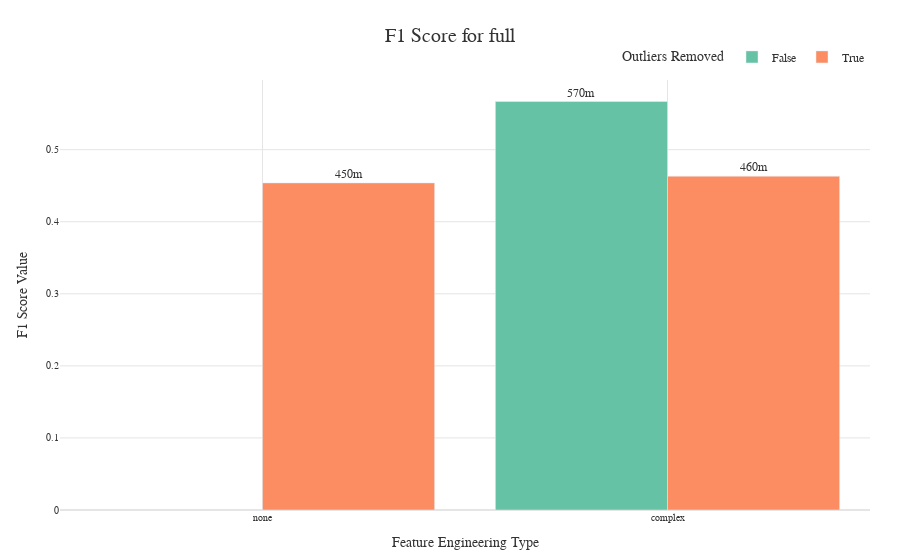
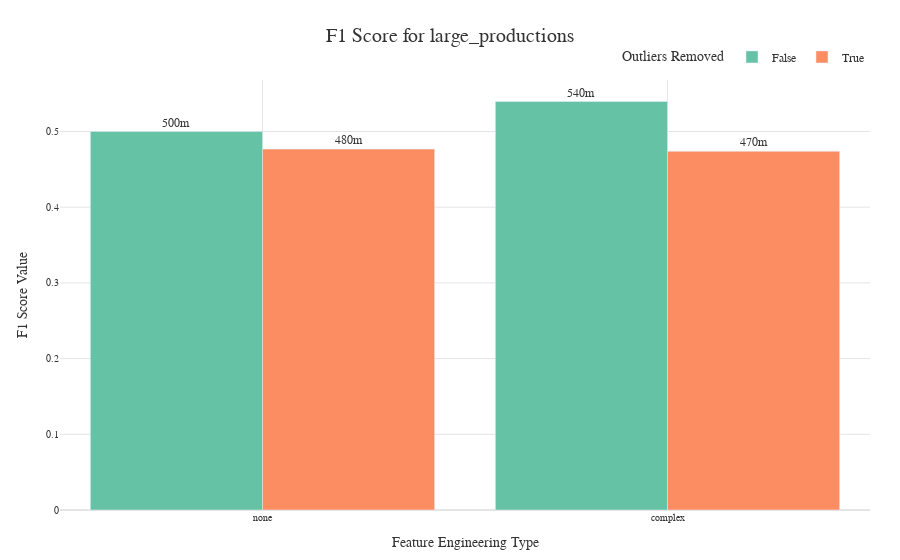
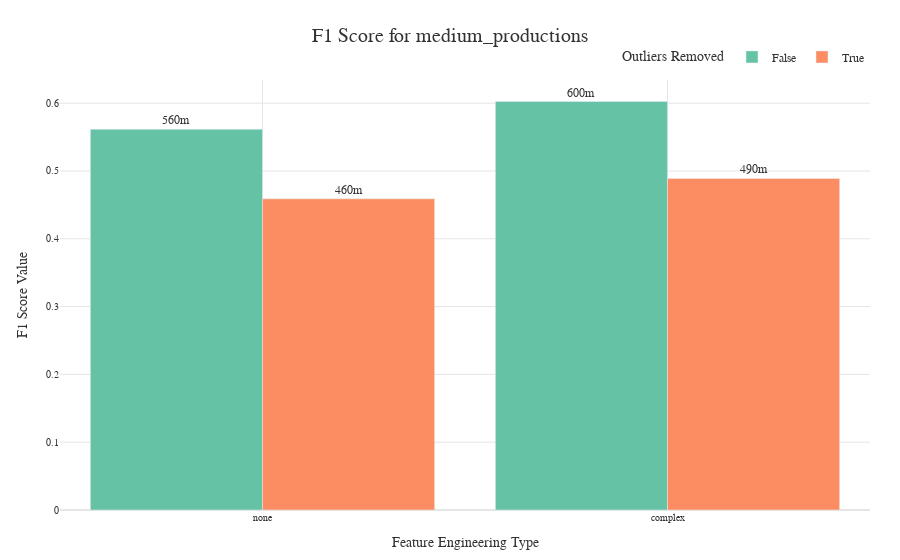
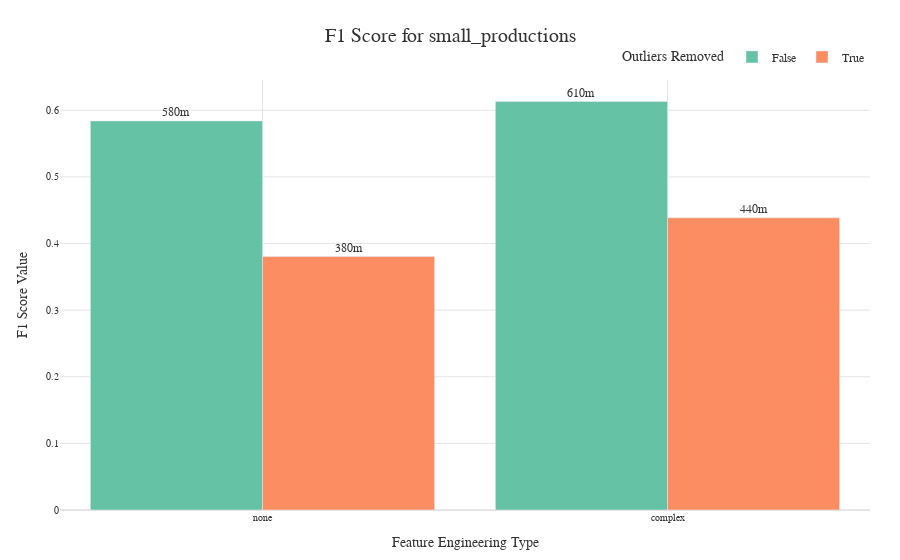

The code cell stored with these charts, in order, in its notebook:
### Code cell
plot_one_metric_of_different_datasets_per_feature_engineering_outliers_with_plotly(experiment_df, problem_type='multi_class_classification', metric='F1 Score', metric_agg='max')

### Figure 1 — Plotly figure (JSON) as saved in the notebook; plotly's stock layout.template omitted (floating-point values rounded to 4 significant figures)
{"data": [{"alignmentgroup": "True", "hovertemplate": "Outliers Removed=False<br>Feature Engineering Type=%{x}<br>F1 Score Value=%{text}<extra></extra>", "legendgroup": "False", "marker": {"color": "#66C2A5", "pattern": {"shape": ""}}, "name": "False", "offsetgroup": "False", "orientation": "v", "showlegend": true, "text": [0.5668], "textposition": "outside", "texttemplate": "%{text:.2s}", "type": "bar", "x": ["complex"], "xaxis": "x", "y": [0.5668], "yaxis": "y"}, {"alignmentgroup": "True", "hovertemplate": "Outliers Removed=True<br>Feature Engineering Type=%{x}<br>F1 Score Value=%{text}<extra></extra>", "legendgroup": "True", "marker": {"color": "#FC8D62", "pattern": {"shape": ""}}, "name": "True", "offsetgroup": "True", "orientation": "v", "showlegend": true, "text": [0.4631, 0.4539], "textposition": "outside", "texttemplate": "%{text:.2s}", "type": "bar", "x": ["complex", "none"], "xaxis": "x", "y": [0.4631, 0.4539], "yaxis": "y"}], "layout": {"bargap": 0.15, "barmode": "group", "font": {"color": "#333333", "family": "Arial", "size": 12}, "legend": {"orientation": "h", "title": {"text": "Outliers Removed"}, "tracegroupgap": 0, "x": 1, "xanchor": "right", "y": 1.02, "yanchor": "bottom"}, "margin": {"b": 50, "l": 60, "r": 30, "t": 80}, "plot_bgcolor": "white", "showlegend": true, "title": {"font": {"color": "#333333", "size": 20}, "text": "F1 Score for full", "x": 0.5, "xanchor": "center", "y": 0.95, "yanchor": "top"}, "xaxis": {"anchor": "y", "categoryarray": ["none", "complex"], "categoryorder": "array", "domain": [0, 1], "gridcolor": "#E5E5E5", "showgrid": true, "tickangle": 0, "tickfont": {"size": 10}, "title": {"text": "Feature Engineering Type"}}, "yaxis": {"anchor": "x", "domain": [0, 1], "gridcolor": "#E5E5E5", "showgrid": true, "tickfont": {"size": 10}, "title": {"text": "F1 Score Value"}, "type": "linear", "zeroline": true, "zerolinecolor": "#E5E5E5"}}}

### Figure 2 — Plotly figure (JSON) as saved in the notebook; plotly's stock layout.template omitted (floating-point values rounded to 4 significant figures)
{"data": [{"alignmentgroup": "True", "hovertemplate": "Outliers Removed=False<br>Feature Engineering Type=%{x}<br>F1 Score Value=%{text}<extra></extra>", "legendgroup": "False", "marker": {"color": "#66C2A5", "pattern": {"shape": ""}}, "name": "False", "offsetgroup": "False", "orientation": "v", "showlegend": true, "text": [0.5396, 0.5], "textposition": "outside", "texttemplate": "%{text:.2s}", "type": "bar", "x": ["complex", "none"], "xaxis": "x", "y": [0.5396, 0.5], "yaxis": "y"}, {"alignmentgroup": "True", "hovertemplate": "Outliers Removed=True<br>Feature Engineering Type=%{x}<br>F1 Score Value=%{text}<extra></extra>", "legendgroup": "True", "marker": {"color": "#FC8D62", "pattern": {"shape": ""}}, "name": "True", "offsetgroup": "True", "orientation": "v", "showlegend": true, "text": [0.4738, 0.4767], "textposition": "outside", "texttemplate": "%{text:.2s}", "type": "bar", "x": ["complex", "none"], "xaxis": "x", "y": [0.4738, 0.4767], "yaxis": "y"}], "layout": {"bargap": 0.15, "barmode": "group", "font": {"color": "#333333", "family": "Arial", "size": 12}, "legend": {"orientation": "h", "title": {"text": "Outliers Removed"}, "tracegroupgap": 0, "x": 1, "xanchor": "right", "y": 1.02, "yanchor": "bottom"}, "margin": {"b": 50, "l": 60, "r": 30, "t": 80}, "plot_bgcolor": "white", "showlegend": true, "title": {"font": {"color": "#333333", "size": 20}, "text": "F1 Score for large_productions", "x": 0.5, "xanchor": "center", "y": 0.95, "yanchor": "top"}, "xaxis": {"anchor": "y", "categoryarray": ["none", "complex"], "categoryorder": "array", "domain": [0, 1], "gridcolor": "#E5E5E5", "showgrid": true, "tickangle": 0, "tickfont": {"size": 10}, "title": {"text": "Feature Engineering Type"}}, "yaxis": {"anchor": "x", "domain": [0, 1], "gridcolor": "#E5E5E5", "showgrid": true, "tickfont": {"size": 10}, "title": {"text": "F1 Score Value"}, "type": "linear", "zeroline": true, "zerolinecolor": "#E5E5E5"}}}

### Figure 3 — Plotly figure (JSON) as saved in the notebook; plotly's stock layout.template omitted (floating-point values rounded to 4 significant figures)
{"data": [{"alignmentgroup": "True", "hovertemplate": "Outliers Removed=False<br>Feature Engineering Type=%{x}<br>F1 Score Value=%{text}<extra></extra>", "legendgroup": "False", "marker": {"color": "#66C2A5", "pattern": {"shape": ""}}, "name": "False", "offsetgroup": "False", "orientation": "v", "showlegend": true, "text": [0.6025, 0.5615], "textposition": "outside", "texttemplate": "%{text:.2s}", "type": "bar", "x": ["complex", "none"], "xaxis": "x", "y": [0.6025, 0.5615], "yaxis": "y"}, {"alignmentgroup": "True", "hovertemplate": "Outliers Removed=True<br>Feature Engineering Type=%{x}<br>F1 Score Value=%{text}<extra></extra>", "legendgroup": "True", "marker": {"color": "#FC8D62", "pattern": {"shape": ""}}, "name": "True", "offsetgroup": "True", "orientation": "v", "showlegend": true, "text": [0.489, 0.4589], "textposition": "outside", "texttemplate": "%{text:.2s}", "type": "bar", "x": ["complex", "none"], "xaxis": "x", "y": [0.489, 0.4589], "yaxis": "y"}], "layout": {"bargap": 0.15, "barmode": "group", "font": {"color": "#333333", "family": "Arial", "size": 12}, "legend": {"orientation": "h", "title": {"text": "Outliers Removed"}, "tracegroupgap": 0, "x": 1, "xanchor": "right", "y": 1.02, "yanchor": "bottom"}, "margin": {"b": 50, "l": 60, "r": 30, "t": 80}, "plot_bgcolor": "white", "showlegend": true, "title": {"font": {"color": "#333333", "size": 20}, "text": "F1 Score for medium_productions", "x": 0.5, "xanchor": "center", "y": 0.95, "yanchor": "top"}, "xaxis": {"anchor": "y", "categoryarray": ["none", "complex"], "categoryorder": "array", "domain": [0, 1], "gridcolor": "#E5E5E5", "showgrid": true, "tickangle": 0, "tickfont": {"size": 10}, "title": {"text": "Feature Engineering Type"}}, "yaxis": {"anchor": "x", "domain": [0, 1], "gridcolor": "#E5E5E5", "showgrid": true, "tickfont": {"size": 10}, "title": {"text": "F1 Score Value"}, "type": "linear", "zeroline": true, "zerolinecolor": "#E5E5E5"}}}

### Figure 4 — Plotly figure (JSON) as saved in the notebook; plotly's stock layout.template omitted (floating-point values rounded to 4 significant figures)
{"data": [{"alignmentgroup": "True", "hovertemplate": "Outliers Removed=False<br>Feature Engineering Type=%{x}<br>F1 Score Value=%{text}<extra></extra>", "legendgroup": "False", "marker": {"color": "#66C2A5", "pattern": {"shape": ""}}, "name": "False", "offsetgroup": "False", "orientation": "v", "showlegend": true, "text": [0.6132, 0.5841], "textposition": "outside", "texttemplate": "%{text:.2s}", "type": "bar", "x": ["complex", "none"], "xaxis": "x", "y": [0.6132, 0.5841], "yaxis": "y"}, {"alignmentgroup": "True", "hovertemplate": "Outliers Removed=True<br>Feature Engineering Type=%{x}<br>F1 Score Value=%{text}<extra></extra>", "legendgroup": "True", "marker": {"color": "#FC8D62", "pattern": {"shape": ""}}, "name": "True", "offsetgroup": "True", "orientation": "v", "showlegend": true, "text": [0.4386, 0.3804], "textposition": "outside", "texttemplate": "%{text:.2s}", "type": "bar", "x": ["complex", "none"], "xaxis": "x", "y": [0.4386, 0.3804], "yaxis": "y"}], "layout": {"bargap": 0.15, "barmode": "group", "font": {"color": "#333333", "family": "Arial", "size": 12}, "legend": {"orientation": "h", "title": {"text": "Outliers Removed"}, "tracegroupgap": 0, "x": 1, "xanchor": "right", "y": 1.02, "yanchor": "bottom"}, "margin": {"b": 50, "l": 60, "r": 30, "t": 80}, "plot_bgcolor": "white", "showlegend": true, "title": {"font": {"color": "#333333", "size": 20}, "text": "F1 Score for small_productions", "x": 0.5, "xanchor": "center", "y": 0.95, "yanchor": "top"}, "xaxis": {"anchor": "y", "categoryarray": ["none", "complex"], "categoryorder": "array", "domain": [0, 1], "gridcolor": "#E5E5E5", "showgrid": true, "tickangle": 0, "tickfont": {"size": 10}, "title": {"text": "Feature Engineering Type"}}, "yaxis": {"anchor": "x", "domain": [0, 1], "gridcolor": "#E5E5E5", "showgrid": true, "tickfont": {"size": 10}, "title": {"text": "F1 Score Value"}, "type": "linear", "zeroline": true, "zerolinecolor": "#E5E5E5"}}}
